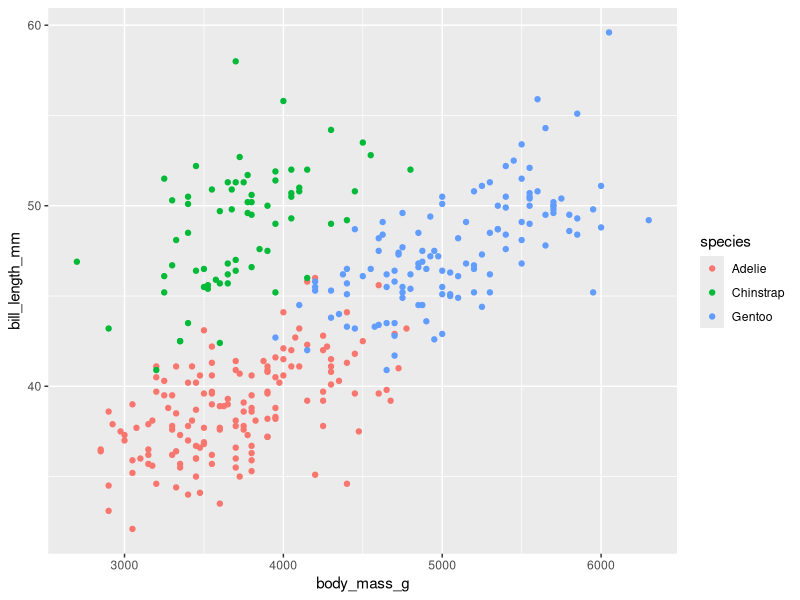
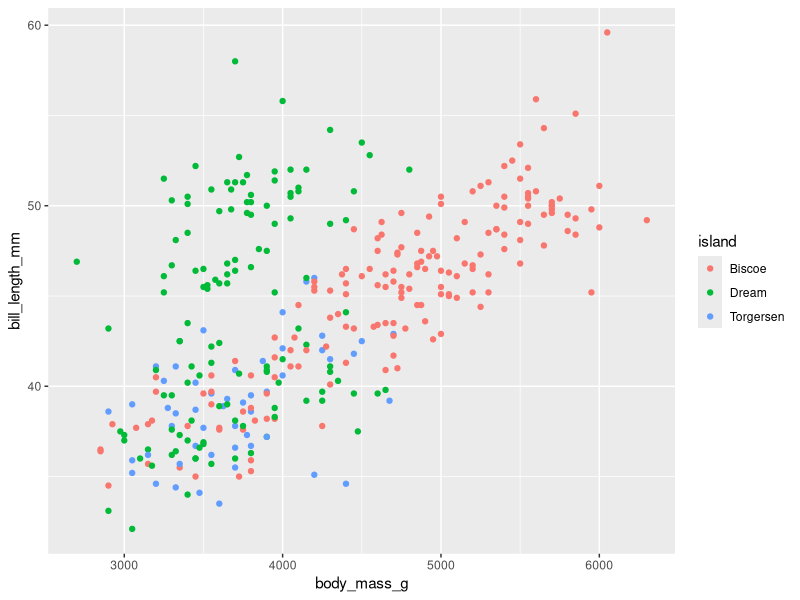
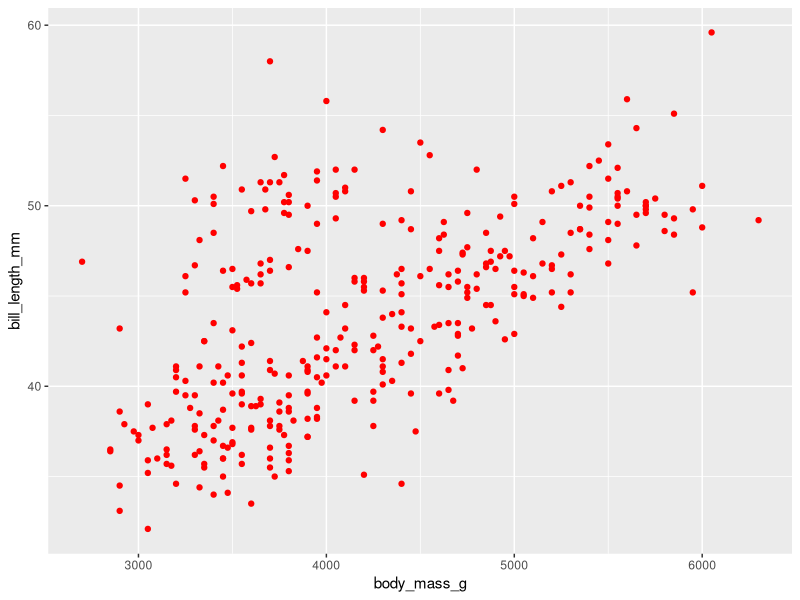
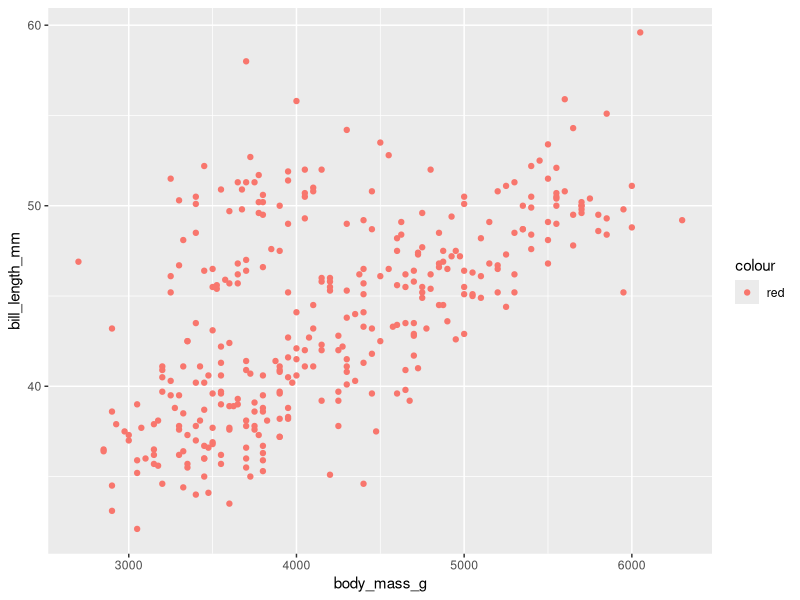

The R script that drew these images, in order: (Note: this script raises an error after producing the figures.)
## ---- chunk 1
knitr::opts_chunk$set(
  warning = FALSE, 
  message = FALSE,
  echo = TRUE
)
## ---- chunk 2
# Load tidyverse - contains ggplot2
library(tidyverse)

# Load Palmer penguins - contains dataset
library(palmerpenguins)
## ---- chunk 3
ggplot(data = penguins,
       aes(x = body_mass_g, y = bill_length_mm)) +
  geom_point(aes(colour = species))
## ---- chunk 4
ggplot(data = penguins,
       aes(x = body_mass_g, y = bill_length_mm)) +
  geom_point(aes(colour = island)) # 'island' is a column from 'penguins'
## ---- chunk 5
ggplot(data = penguins,
       aes(x = body_mass_g, y = bill_length_mm)) +
  geom_point(colour = "red") # Make all points red
## ---- chunk 6
ggplot(data = penguins,
       aes(x = body_mass_g, y = bill_length_mm)) +
  geom_point(aes(colour = "red")) # What is happening here
## ---- chunk 7
ggplot(data = penguins,
       aes(x = body_mass_g, y = bill_length_mm)) +
  geom_point(colour = species) # Why does this cause an error?
## ---- chunk 8
ggplot(data = penguins,
       aes(x = body_mass_g, y = bill_length_mm)) +
  geom_point(aes(size = flipper_length_mm, shape = island)) # What else can we add?
## ---- chunk 9
ggplot(data = penguins,
       # NB: Arguments passed to first aes() apply to all geoms
       aes(x = body_mass_g, y = bill_length_mm, colour = species)) +
  geom_point() +
  geom_smooth(method = "lm")
## ---- chunk 10
ggplot(data = penguins,
       aes(x = body_mass_g, y = bill_length_mm, colour = species)) +
  geom_point() +
  geom_smooth(method = "lm") +
  labs(x = "Body mass (g)", y = "Bill length (mm)", colour = "Species") + # Change labels
  theme(legend.position = "bottom") # Change legend position
